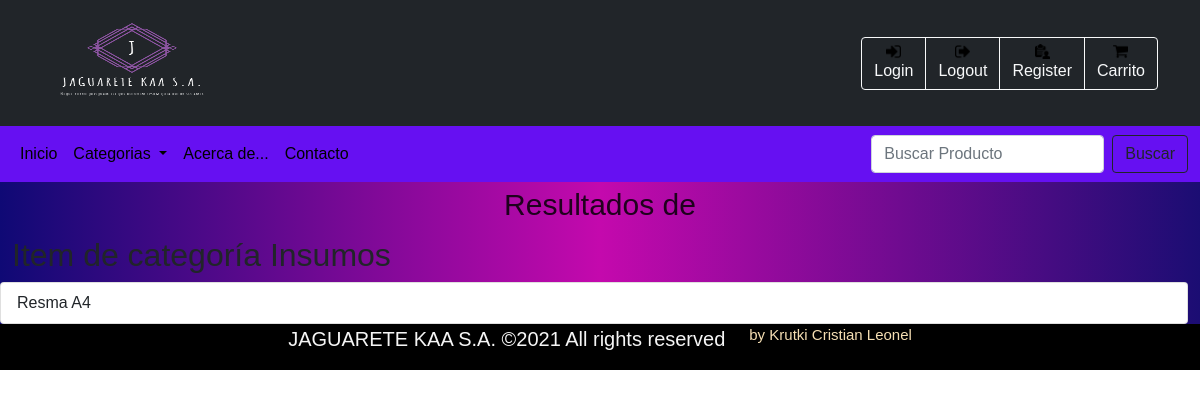
The app's page /JAGWEB/search/4, older data.
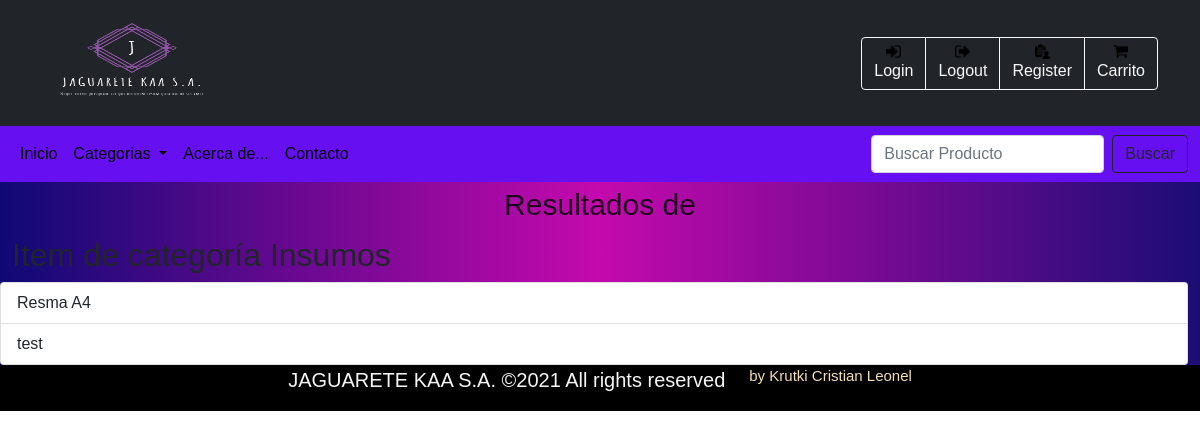
The same page, newer data.
### JAGWEB/models.py (models this page shows, shortened)
class Producto (models.Model):
    nombre = models.CharField(max_length=180) #nombre del producto 180 caracteres max
    descripcion = models.TextField() #descripcion breve del producto 250 caracteres
    categoria = models.ForeignKey(Categoria,on_delete=models.CASCADE,related_name="categ") #categoria referenciada
    precio=models.FloatField() #precio del producto en float
    imagen= models.ImageField(upload_to='products/', default='products/default.png')   #imagen del producto

### JAGWEB/views.py (the view)
# urls.py: path('search/<int:id_category>', views.search_category, name="search_category"),
def search_category(request, id_category):
    return render(request,"searchResoult.html",{
        'una_categoria': Categoria.objects.get(id=id_category),
        'lst_productos': Producto.objects.filter(categoria=id_category)
    })

### JAGWEB/context_processors.py (called while the page is built)
def cat_menu(request):
    categorias = Categoria.objects.all()
    return{
        'list_category': categorias
    }

### JAGWEB/templates/searchResoult.html
{% extends "layout.html" %} {% load static %} {% block body %}
<div class="row">
    <h1>Resultados de </h1>
    <h2>Item de categor&iacute;a {{una_categoria.nombre}} </h2>
    <div class="list-group">
        {% for un_producto in lst_productos %}
        <a href="{% url 'product' un_producto.id %}" class="list-group-item list-group-item-action">{{un_producto.nombre}}</a> {% endfor %}
    </div>
</div>
{% endblock %}

Row changes from the older to the newer data that the page shows:
added Producto: nombre "test"
